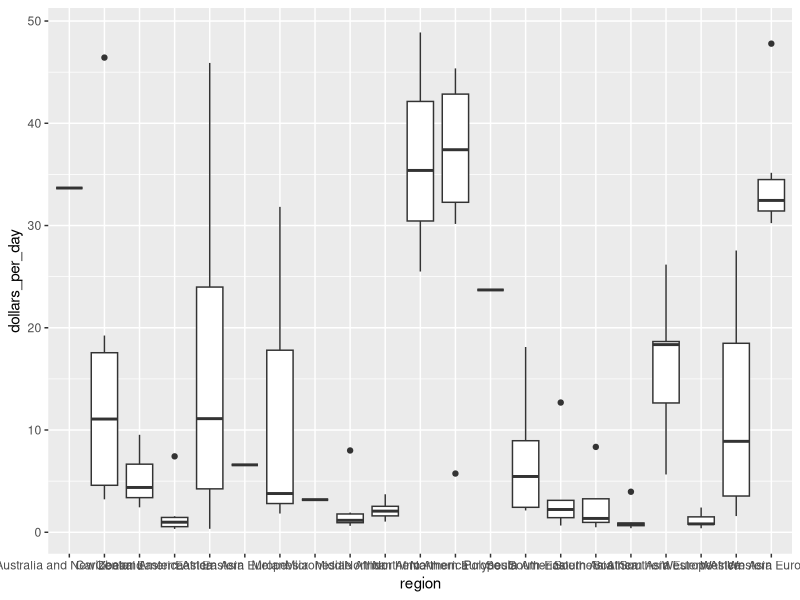
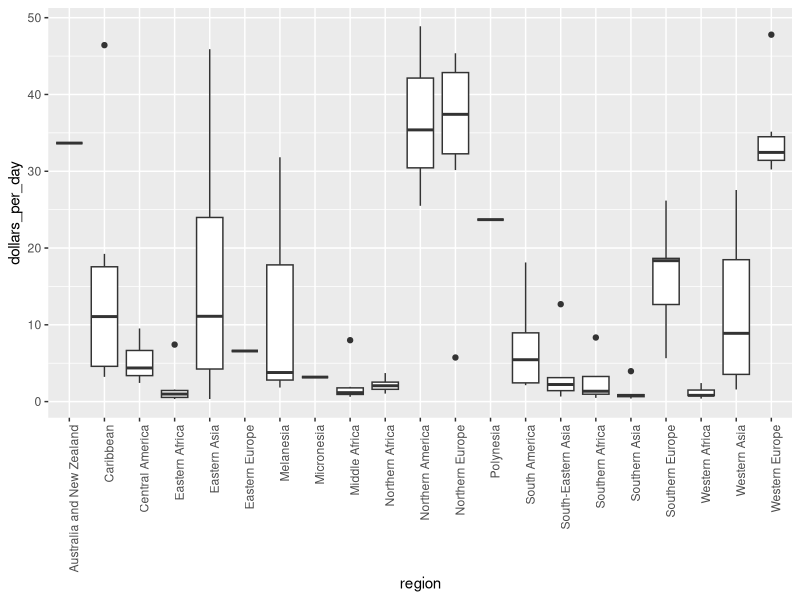
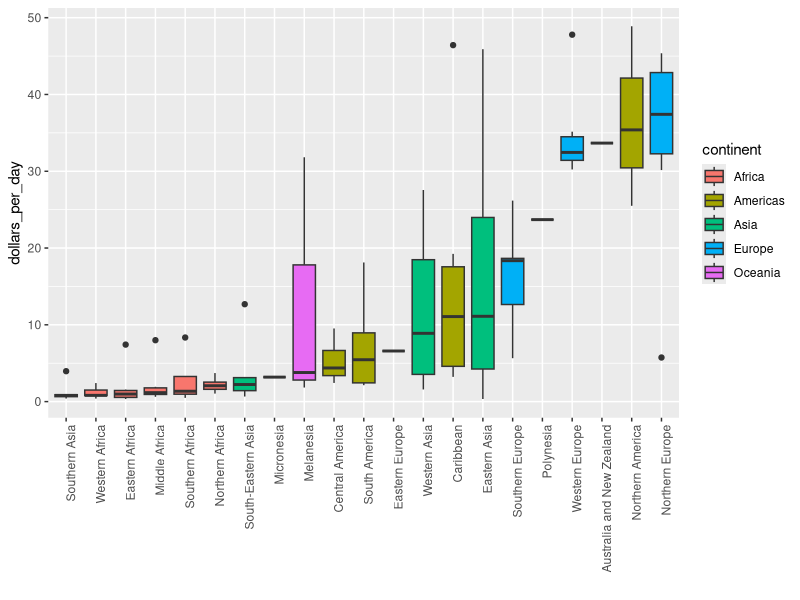
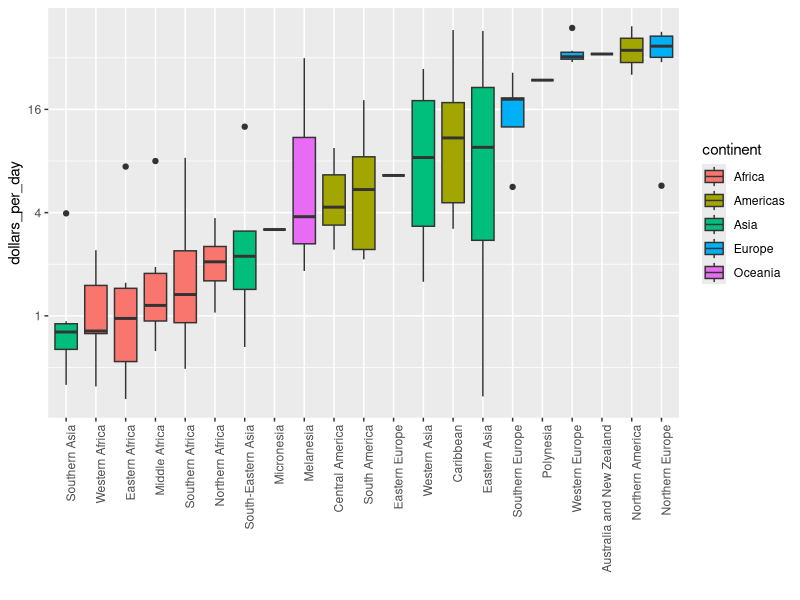
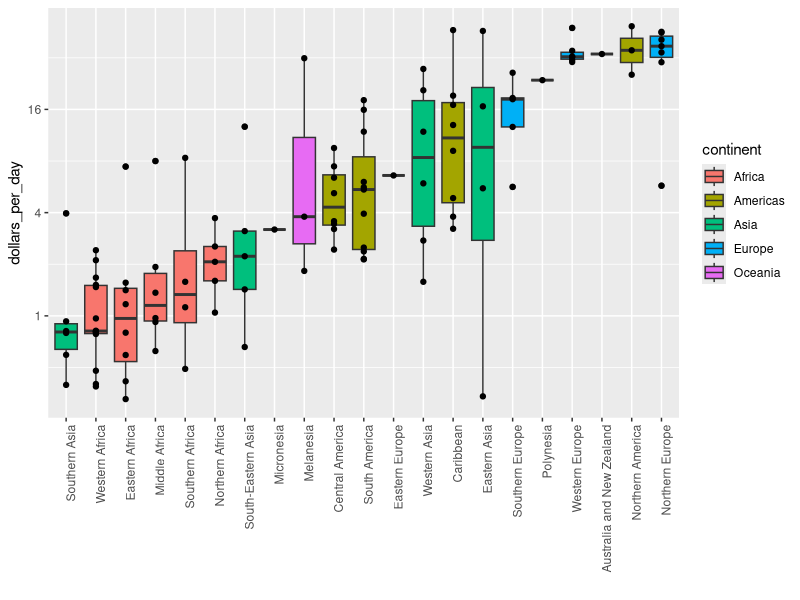

Here is the R script that generated these plots, in order:
## The histogram showed us that the income distribution values show a dichotomy.
## However, the histogram does not show us if the two groups of countries are west 
## vs the developing world. To see distributions by geographical region, we first 
## stratify the data into regions, and then examine the distribution for each.

## Now, because the number of regions is large in this case, 
library(tidyverse)
library(dslabs)
data(gapminder)
length(levels(gapminder$region))

## it's 22, looking at histograms or smooth densities for each will not be useful.
##  Instead, we can stack box plots next to each other.
gapminder <- gapminder %>%
  mutate(dollars_per_day = gdp/population/365)
past_year <- 1970
p <- gapminder %>%
  filter(year == past_year & !is.na(gdp)) %>%
  ggplot(aes(region, dollars_per_day))
p + geom_boxplot()
## Note that we can't read the region names because the default ggplot behavior is 
## to write the labels horizontally and here we run out of room. We can easily 
## fix this by rotating the labels. We can rotate the names by changing the theme 
## through element_text(). The hjust=1 argument justifies this text so that it's 
## next to the axis. And angle equals 90, rotates it.
p + geom_boxplot() +
  theme(axis.text.x = element_text(angle = 90, hjust = 1))
## We can already see that there is indeed a west versus the rest dichotomy.
## The box plots that are high, are North America, northern Europe, Australia,
## New Zealand, and Western Europe.There are a few more adjustments we can make
## to this plot to help uncover this reality to help relay this message.

## First, it helps to order the regions in some other order that is not 
## alphabetical. Ordering alphabetically is completely arbitrary. We can order by 
## something meaningful.
## The reorder() helps us achieve this. It lets us change the order of the levels
## of a factor variable based on a summary computed on a numeric vector.
## As a simple example to understand the function,
## Let's define a vector with 5 entries, Asia, Asia, west, west, west.
## If we turn this vector into factor, the levels of this factor are ordered 
## alphabetically. This is the default in r.
fac <- factor(c("Asia", "Asia", "West", "West", "West"))
levels(fac)
## But suppose that each of these elements of the original vector are associated 
## with a value arbitarily - 10, 11, 12, 6, 4. Let's suppose that we want to order
## the levels based on the mean value of these numbers. In this case, the west has
## a lower mean. It's the mean of 12, 6, 4. Compared to the mean of Asia, which is 
## the mean of 10 and 11. So if we use the function to order like this,
value <- c(10, 11, 12, 6, 4)
fac <- reorder(fac, value, FUN = mean)
levels(fac)
## We can see that the new factor that's created has levels ordered differently.
## Now west is the first one. Why? Because it has a smaller mean value of the 
## value vector.

## In our Gapminder example, we have regions. These are the different parts of a 
## continent. We also have continents. And then we have divided the world into 
## West versus the rest. So we have three different ways of dividing the data.
## The first thing we're going to do to improve our plot, is to simply reorder 
## the regions by their median income level. To achieve this, we write the same 
## code as before but we add to mutate that changes region to a new factor
## where the levels are reordered.
p <- gapminder %>%
  filter(year == past_year & !is.na(gdp)) %>%
  mutate(region = reorder(region, dollars_per_day, FUN = median)) %>%    # reorder
  ggplot(aes(region, dollars_per_day, fill = continent)) +    # color by continent
  geom_boxplot() +
  theme(axis.text.x = element_text(angle = 90, hjust = 1)) +
  xlab("")
p

## Now we can see that the box plots are ordered by their medium value. And we 
## very quickly see that there's four box plots that stand out at the end.
## The four highest ones. These are Western Europe, Australia and New Zealand, 
## northern Europe, and North America. This is what we define as the West.
## Now there's another change we made to the plot to help convey this message,
## and that's that we use color to show another variable. We use color to show 
## continent.To add color to define the different continents, we use the fill 
## argument in the aesthetic mappings of ggplot. We simply say fill=continent.
## And now each continent gets its own color.
## Now, this helps us see that, for example, the blue box plots are towards the 
## right because these are the European countries. We also see that the red 
## countries, the red box plots, are to the left. These are the countries in the 
## African continent.

## The last change we can make to this plot to help us see the data little bit 
## better, is to change the scale to the log scale. We want to change it to log2
## scale in this case, so we add the layer scale_y_continuous(), and we use the 
## log2 transformation.
p + scale_y_continuous(trans = "log2")
## And this helps us see the differences between the countries with the lower 
## income. For example, we see a difference now between the African continent, 
## which is in red, and Asia, which is in green.

## The last change we can make to this plot to make it give us even more 
## information, is to show the data. In many cases, we don't show the data, the 
## actual individual points, because it adds too much clutter to the plot and it
## obfuscates the message. But in this particular example, we don't have that 
## many points. So we can add a layer of points by simply adding the geom_point().
p + scale_y_continuous(trans = "log2") + geom_point(show.legend = FALSE)
## And now we can see the individual points which shows exactly where every single 
## country lies.
